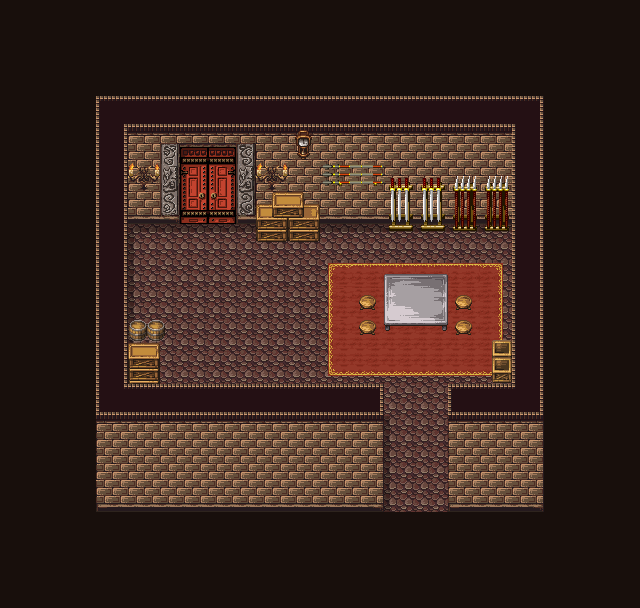

A level layout from a 2D game, rendered from its tile map. Below: a short description, then the map file with tile-grid data replaced by summaries:
An orthogonal 20x19 tile map with 32x32 px tiles, 9 tile layers (floor, wall, shadow, furniture-4, ...), 3 tilesets.

<map version="1.9" tiledversion="1.9.1" orientation="orthogonal" renderorder="right-down" width="20" height="19" tilewidth="32" tileheight="32" infinite="0" nextlayerid="12" nextobjectid="1">
  <tileset firstgid="1" source="../28,29_tsx/28_maptip.tsx" />
  <tileset firstgid="822" source="../28,29_tsx/7_maptip.tsx" />
  <tileset firstgid="1722" source="../28,29_tsx/28_maptip_house.tsx" />
  <layer id="4" name="floor" width="20" height="19">
    <data>[380 cells, 380 non-empty, 1 distinct tile ids]</data>
  </layer>
  <layer id="3" name="wall" width="20" height="19">
    <data>[380 cells, 114 non-empty, 28 distinct tile ids]</data>
  </layer>
  <layer id="11" name="shadow" width="20" height="19">
    <data>[380 cells, 19 non-empty, 3 distinct tile ids]</data>
  </layer>
  <layer id="5" name="furniture-4" width="20" height="19">
    <data>[380 cells, 45 non-empty, 23 distinct tile ids]</data>
  </layer>
  <layer id="6" name="furniture-3" width="20" height="19">
    <data>[380 cells, 10 non-empty, 8 distinct tile ids]</data>
  </layer>
  <layer id="7" name="furniture-2" width="20" height="19">
    <data>[380 cells, 4 non-empty, 4 distinct tile ids]</data>
  </layer>
  <layer id="8" name="chara" width="20" height="19">
    <data>[380 cells, 0 non-empty, 0 distinct tile ids]</data>
  </layer>
  <layer id="9" name="furniture-1" width="20" height="19">
    <data>[380 cells, 5 non-empty, 5 distinct tile ids]</data>
  </layer>
  <layer id="1" name="frame" width="20" height="19">
    <data>[380 cells, 198 non-empty, 1 distinct tile ids]</data>
  </layer>
</map>
